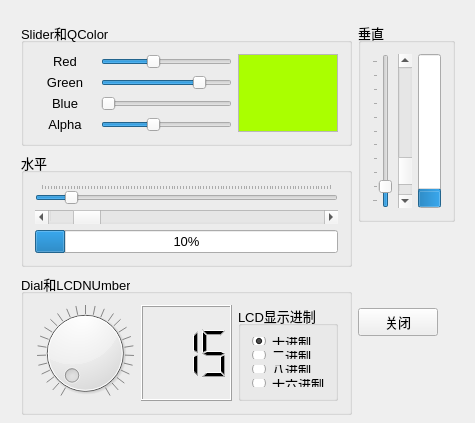
<?xml version="1.0" encoding="UTF-8"?>
<ui version="4.0">
 <class>Widget</class>
 <widget class="QWidget" name="Widget">
  <property name="geometry">
   <rect>
    <x>0</x>
    <y>0</y>
    <width>475</width>
    <height>423</height>
   </rect>
  </property>
  <property name="font">
   <font>
    <pointsize>10</pointsize>
   </font>
  </property>
  <property name="windowTitle">
   <string>数值输入和显示Misc</string>
  </property>
  <widget class="QWidget" name="layoutWidget">
   <property name="geometry">
    <rect>
     <x>10</x>
     <y>11</y>
     <width>456</width>
     <height>415</height>
    </rect>
   </property>
   <layout class="QHBoxLayout" name="horizontalLayout">
    <item>
     <layout class="QVBoxLayout" name="verticalLayout_2">
      <item>
       <widget class="QGroupBox" name="groupBox_2">
        <property name="title">
         <string>Slider和QColor</string>
        </property>
        <layout class="QGridLayout" name="gridLayout_2">
         <item row="1" column="1">
          <widget class="QSlider" name="SliderGreen">
           <property name="maximum">
            <number>255</number>
           </property>
           <property name="value">
            <number>200</number>
           </property>
           <property name="orientation">
            <enum>Qt::Horizontal</enum>
           </property>
          </widget>
         </item>
         <item row="2" column="1">
          <widget class="QSlider" name="SliderBlue">
           <property name="maximum">
            <number>255</number>
           </property>
           <property name="orientation">
            <enum>Qt::Horizontal</enum>
           </property>
          </widget>
         </item>
         <item row="0" column="0">
          <widget class="QLabel" name="label">
           <property name="minimumSize">
            <size>
             <width>60</width>
             <height>0</height>
            </size>
           </property>
           <property name="text">
            <string>Red</string>
           </property>
           <property name="alignment">
            <set>Qt::AlignCenter</set>
           </property>
          </widget>
         </item>
         <item row="1" column="0">
          <widget class="QLabel" name="label_2">
           <property name="text">
            <string>Green</string>
           </property>
           <property name="alignment">
            <set>Qt::AlignCenter</set>
           </property>
          </widget>
         </item>
         <item row="2" column="0">
          <widget class="QLabel" name="label_3">
           <property name="text">
            <string>Blue</string>
           </property>
           <property name="alignment">
            <set>Qt::AlignCenter</set>
           </property>
          </widget>
         </item>
         <item row="0" column="1">
          <widget class="QSlider" name="SliderRed">
           <property name="maximum">
            <number>255</number>
           </property>
           <property name="value">
            <number>100</number>
           </property>
           <property name="orientation">
            <enum>Qt::Horizontal</enum>
           </property>
           <property name="invertedAppearance">
            <bool>false</bool>
           </property>
           <property name="invertedControls">
            <bool>false</bool>
           </property>
           <property name="tickPosition">
            <enum>QSlider::NoTicks</enum>
           </property>
           <property name="tickInterval">
            <number>0</number>
           </property>
          </widget>
         </item>
         <item row="3" column="1">
          <widget class="QSlider" name="SliderAlpha">
           <property name="maximum">
            <number>255</number>
           </property>
           <property name="value">
            <number>100</number>
           </property>
           <property name="orientation">
            <enum>Qt::Horizontal</enum>
           </property>
          </widget>
         </item>
         <item row="3" column="0">
          <widget class="QLabel" name="label_4">
           <property name="text">
            <string>Alpha</string>
           </property>
           <property name="alignment">
            <set>Qt::AlignCenter</set>
           </property>
          </widget>
         </item>
         <item row="0" column="3" rowspan="4">
          <widget class="QTextEdit" name="textEdit">
           <property name="maximumSize">
            <size>
             <width>100</width>
             <height>16777215</height>
            </size>
           </property>
           <property name="palette">
            <palette>
             <active>
              <colorrole role="Base">
               <brush brushstyle="SolidPattern">
                <color alpha="255">
                 <red>170</red>
                 <green>255</green>
                 <blue>0</blue>
                </color>
               </brush>
              </colorrole>
             </active>
             <inactive>
              <colorrole role="Base">
               <brush brushstyle="SolidPattern">
                <color alpha="255">
                 <red>170</red>
                 <green>255</green>
                 <blue>0</blue>
                </color>
               </brush>
              </colorrole>
             </inactive>
             <disabled>
              <colorrole role="Base">
               <brush brushstyle="SolidPattern">
                <color alpha="255">
                 <red>240</red>
                 <green>240</green>
                 <blue>240</blue>
                </color>
               </brush>
              </colorrole>
             </disabled>
            </palette>
           </property>
          </widget>
         </item>
        </layout>
       </widget>
      </item>
      <item>
       <widget class="QGroupBox" name="groupBox">
        <property name="title">
         <string>水平</string>
        </property>
        <layout class="QVBoxLayout" name="verticalLayout">
         <item>
          <widget class="QSlider" name="SliderH">
           <property name="maximum">
            <number>100</number>
           </property>
           <property name="value">
            <number>10</number>
           </property>
           <property name="orientation">
            <enum>Qt::Horizontal</enum>
           </property>
           <property name="invertedAppearance">
            <bool>false</bool>
           </property>
           <property name="invertedControls">
            <bool>true</bool>
           </property>
           <property name="tickPosition">
            <enum>QSlider::TicksAbove</enum>
           </property>
           <property name="tickInterval">
            <number>0</number>
           </property>
          </widget>
         </item>
         <item>
          <widget class="QScrollBar" name="ScrollBarH">
           <property name="maximum">
            <number>100</number>
           </property>
           <property name="value">
            <number>10</number>
           </property>
           <property name="sliderPosition">
            <number>10</number>
           </property>
           <property name="orientation">
            <enum>Qt::Horizontal</enum>
           </property>
          </widget>
         </item>
         <item>
          <widget class="QProgressBar" name="progBarH">
           <property name="value">
            <number>10</number>
           </property>
           <property name="textVisible">
            <bool>true</bool>
           </property>
           <property name="orientation">
            <enum>Qt::Horizontal</enum>
           </property>
           <property name="textDirection">
            <enum>QProgressBar::TopToBottom</enum>
           </property>
           <property name="format">
            <string>%p%</string>
           </property>
          </widget>
         </item>
        </layout>
       </widget>
      </item>
      <item>
       <widget class="QGroupBox" name="groupBox_4">
        <property name="title">
         <string>Dial和LCDNUmber</string>
        </property>
        <layout class="QHBoxLayout" name="horizontalLayout_2">
         <item>
          <widget class="QDial" name="dial">
           <property name="maximum">
            <number>255</number>
           </property>
           <property name="sliderPosition">
            <number>0</number>
           </property>
           <property name="tracking">
            <bool>true</bool>
           </property>
           <property name="orientation">
            <enum>Qt::Horizontal</enum>
           </property>
           <property name="wrapping">
            <bool>false</bool>
           </property>
           <property name="notchTarget">
            <double>10.000000000000000</double>
           </property>
           <property name="notchesVisible">
            <bool>true</bool>
           </property>
          </widget>
         </item>
         <item>
          <widget class="QLCDNumber" name="LCDDisplay">
           <property name="smallDecimalPoint">
            <bool>false</bool>
           </property>
           <property name="digitCount">
            <number>3</number>
           </property>
           <property name="mode">
            <enum>QLCDNumber::Dec</enum>
           </property>
           <property name="segmentStyle">
            <enum>QLCDNumber::Filled</enum>
           </property>
           <property name="value" stdset="0">
            <double>15.000000000000000</double>
           </property>
           <property name="intValue" stdset="0">
            <number>15</number>
           </property>
          </widget>
         </item>
         <item>
          <widget class="QGroupBox" name="groupBox_5">
           <property name="maximumSize">
            <size>
             <width>100</width>
             <height>16777215</height>
            </size>
           </property>
           <property name="title">
            <string>LCD显示进制</string>
           </property>
           <layout class="QVBoxLayout" name="verticalLayout_5">
            <item>
             <widget class="QRadioButton" name="radioBtnDec">
              <property name="text">
               <string>十进制</string>
              </property>
              <property name="checked">
               <bool>true</bool>
              </property>
             </widget>
            </item>
            <item>
             <widget class="QRadioButton" name="radioBtnBin">
              <property name="text">
               <string>二进制</string>
              </property>
             </widget>
            </item>
            <item>
             <widget class="QRadioButton" name="radioBtnOct">
              <property name="text">
               <string>八进制</string>
              </property>
             </widget>
            </item>
            <item>
             <widget class="QRadioButton" name="radioBtnHex">
              <property name="text">
               <string>十六进制</string>
              </property>
             </widget>
            </item>
           </layout>
          </widget>
         </item>
        </layout>
       </widget>
      </item>
     </layout>
    </item>
    <item>
     <layout class="QGridLayout" name="gridLayout">
      <item row="0" column="0">
       <widget class="QGroupBox" name="groupBox_3">
        <property name="minimumSize">
         <size>
          <width>0</width>
          <height>200</height>
         </size>
        </property>
        <property name="title">
         <string>垂直</string>
        </property>
        <layout class="QHBoxLayout" name="horizontalLayout_3">
         <item>
          <widget class="QSlider" name="SliderV">
           <property name="maximum">
            <number>100</number>
           </property>
           <property name="value">
            <number>10</number>
           </property>
           <property name="orientation">
            <enum>Qt::Vertical</enum>
           </property>
           <property name="invertedControls">
            <bool>true</bool>
           </property>
           <property name="tickPosition">
            <enum>QSlider::TicksAbove</enum>
           </property>
          </widget>
         </item>
         <item>
          <widget class="QScrollBar" name="ScrollBarV">
           <property name="maximum">
            <number>100</number>
           </property>
           <property name="sliderPosition">
            <number>10</number>
           </property>
           <property name="orientation">
            <enum>Qt::Vertical</enum>
           </property>
           <property name="invertedAppearance">
            <bool>true</bool>
           </property>
           <property name="invertedControls">
            <bool>false</bool>
           </property>
          </widget>
         </item>
         <item>
          <widget class="QProgressBar" name="progBarV">
           <property name="value">
            <number>10</number>
           </property>
           <property name="alignment">
            <set>Qt::AlignLeading|Qt::AlignLeft|Qt::AlignTop</set>
           </property>
           <property name="textVisible">
            <bool>false</bool>
           </property>
           <property name="orientation">
            <enum>Qt::Vertical</enum>
           </property>
           <property name="invertedAppearance">
            <bool>false</bool>
           </property>
           <property name="textDirection">
            <enum>QProgressBar::BottomToTop</enum>
           </property>
          </widget>
         </item>
        </layout>
       </widget>
      </item>
      <item row="1" column="0">
       <spacer name="verticalSpacer">
        <property name="orientation">
         <enum>Qt::Vertical</enum>
        </property>
        <property name="sizeHint" stdset="0">
         <size>
          <width>20</width>
          <height>40</height>
         </size>
        </property>
       </spacer>
      </item>
      <item row="2" column="0">
       <widget class="QPushButton" name="btnClose">
        <property name="maximumSize">
         <size>
          <width>80</width>
          <height>16777215</height>
         </size>
        </property>
        <property name="text">
         <string>关闭</string>
        </property>
        <property name="icon">
         <iconset>
          <normalon>:/icons/images/exit.bmp</normalon>
         </iconset>
        </property>
       </widget>
      </item>
      <item row="3" column="0">
       <spacer name="verticalSpacer_2">
        <property name="orientation">
         <enum>Qt::Vertical</enum>
        </property>
        <property name="sizeHint" stdset="0">
         <size>
          <width>20</width>
          <height>40</height>
         </size>
        </property>
       </spacer>
      </item>
     </layout>
    </item>
   </layout>
  </widget>
 </widget>
 <layoutdefault spacing="6" margin="11"/>
 <resources/>
 <connections>
  <connection>
   <sender>btnClose</sender>
   <signal>clicked()</signal>
   <receiver>Widget</receiver>
   <slot>close()</slot>
   <hints>
    <hint type="sourcelabel">
     <x>319</x>
     <y>285</y>
    </hint>
    <hint type="destinationlabel">
     <x>183</x>
     <y>177</y>
    </hint>
   </hints>
  </connection>
 </connections>
</ui>
